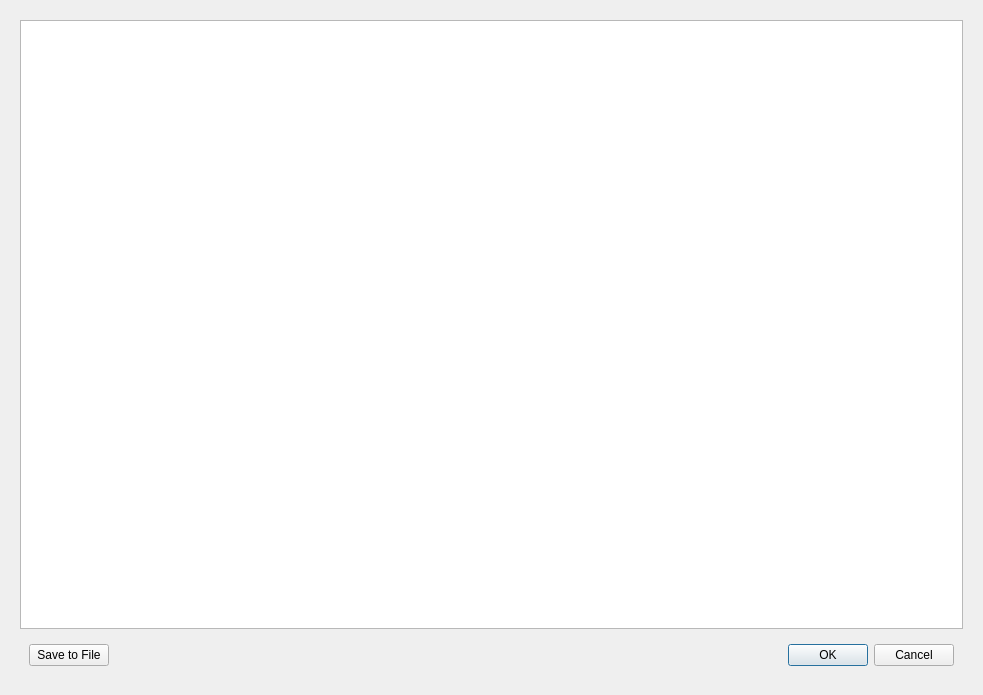
<?xml version="1.0" encoding="UTF-8"?>
<ui version="4.0">
 <class>Dialog</class>
 <widget class="QDialog" name="Dialog">
  <property name="geometry">
   <rect>
    <x>0</x>
    <y>0</y>
    <width>983</width>
    <height>695</height>
   </rect>
  </property>
  <property name="windowTitle">
   <string>MLN Preview</string>
  </property>
  <layout class="QVBoxLayout" name="verticalLayout">
   <item>
    <widget class="QWidget" name="widget" native="true">
     <layout class="QVBoxLayout" name="verticalLayout_2">
      <item>
       <widget class="QPlainTextEdit" name="mlnPlainTextWidget">
        <property name="readOnly">
         <bool>true</bool>
        </property>
       </widget>
      </item>
      <item>
       <widget class="QWidget" name="widget_2" native="true">
        <layout class="QHBoxLayout" name="horizontalLayout">
         <item>
          <widget class="QPushButton" name="savePushButton">
           <property name="text">
            <string>Save to File</string>
           </property>
          </widget>
         </item>
         <item>
          <widget class="QDialogButtonBox" name="buttonBox">
           <property name="orientation">
            <enum>Qt::Horizontal</enum>
           </property>
           <property name="standardButtons">
            <set>QDialogButtonBox::Cancel|QDialogButtonBox::Ok</set>
           </property>
          </widget>
         </item>
        </layout>
       </widget>
      </item>
     </layout>
    </widget>
   </item>
  </layout>
 </widget>
 <resources/>
 <connections>
  <connection>
   <sender>buttonBox</sender>
   <signal>accepted()</signal>
   <receiver>Dialog</receiver>
   <slot>accept()</slot>
   <hints>
    <hint type="sourcelabel">
     <x>248</x>
     <y>254</y>
    </hint>
    <hint type="destinationlabel">
     <x>157</x>
     <y>274</y>
    </hint>
   </hints>
  </connection>
  <connection>
   <sender>buttonBox</sender>
   <signal>rejected()</signal>
   <receiver>Dialog</receiver>
   <slot>reject()</slot>
   <hints>
    <hint type="sourcelabel">
     <x>316</x>
     <y>260</y>
    </hint>
    <hint type="destinationlabel">
     <x>286</x>
     <y>274</y>
    </hint>
   </hints>
  </connection>
 </connections>
</ui>
